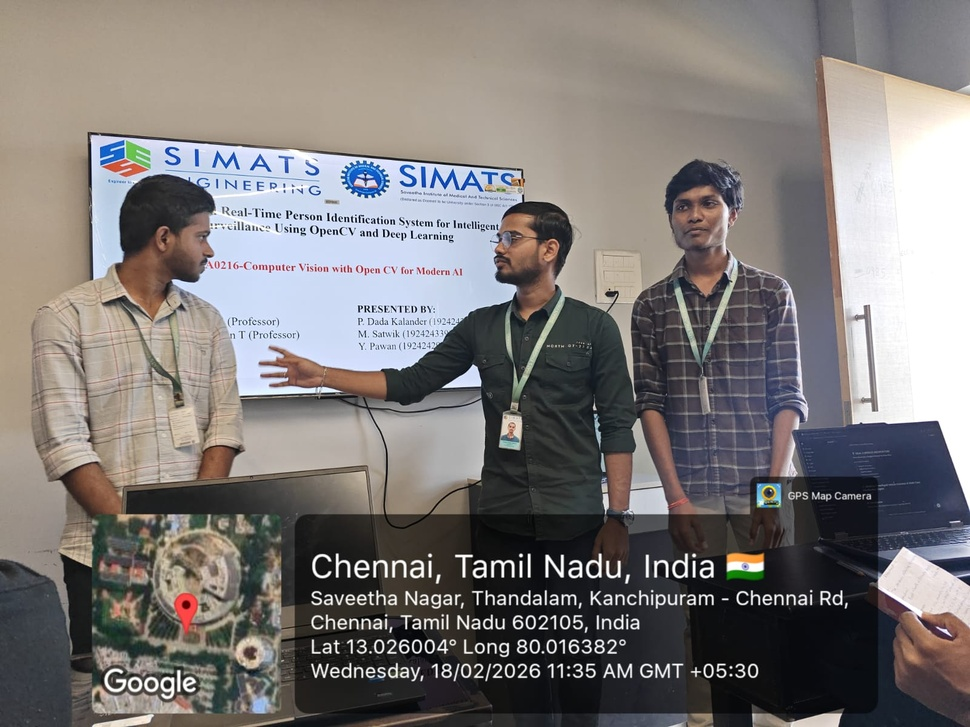
#> input picture CAPESTONE PROJECT/Review Image.jpeg, 970 x 727 px, shrunk from 1600 x 1200 before the run, found by its file name
$ jupyter execute 'Activity 2 (2).ipynb'   (shell and % lines are left out)
#> lines starting #> are read from the running program, lines starting #| are printed output that depends on the picture; after the words box and inside, x2 and y2 are one past the last pixel; in counts of white or black regions, pixels touching at a corner belong together
[cell 1]
from google.colab import files
uploaded = files.upload()
#> the answer given: Review Image.jpeg

[cell 2]
import cv2
import numpy as np
import matplotlib.pyplot as plt

# Load uploaded image
image = cv2.imread(list(uploaded.keys())[0])
#> image is the input picture: shape (727, 970, 3); mean B, G, R 120.5, 121.9, 126.2

# Convert to grayscale
gray = cv2.cvtColor(image, cv2.COLOR_BGR2GRAY)
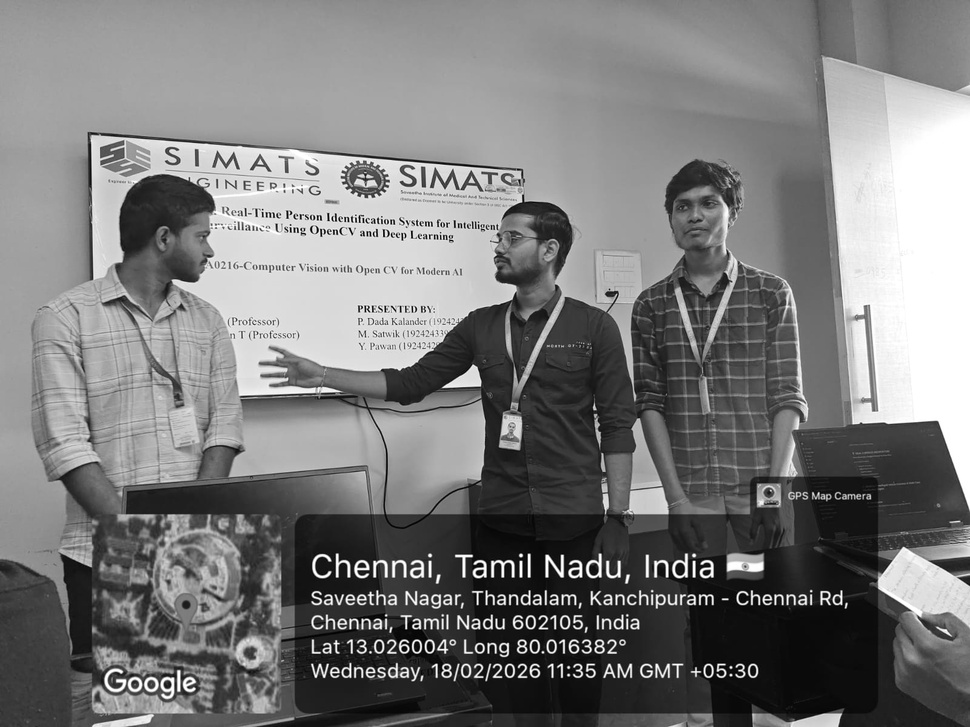
#> gray: shape (727, 970); min 0, max 255, mean 123

# Blur
blur = cv2.GaussianBlur(gray, (5, 5), 0)

# Edge detection
edges = cv2.Canny(blur, 100, 200)
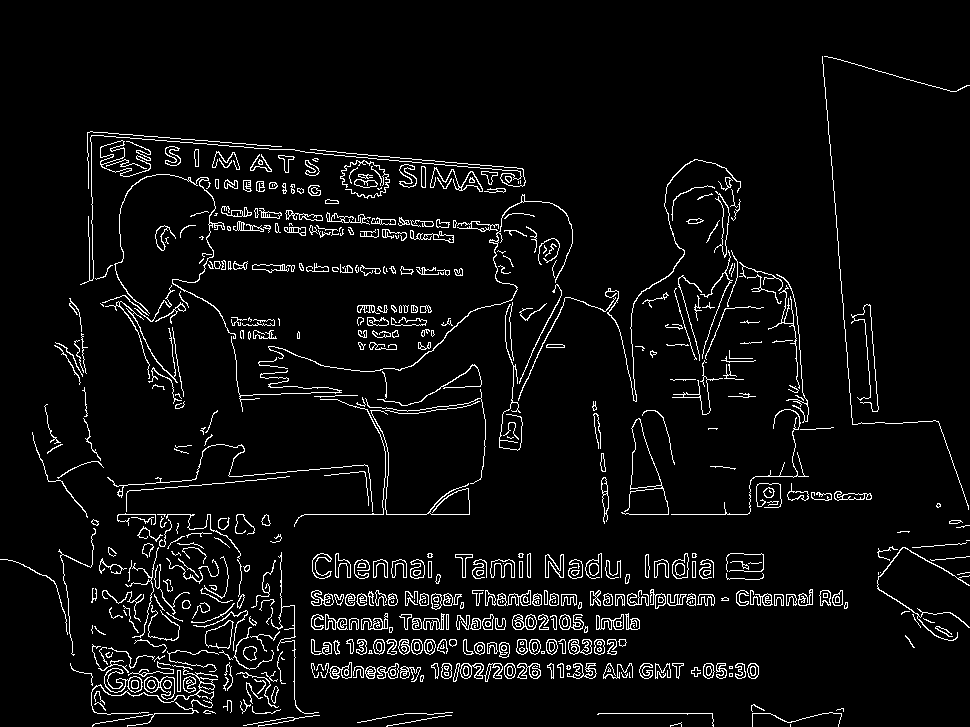
#> edges: shape (727, 970); 5.2% white in thin lines or dots

# Find contours
contours, hierarchy = cv2.findContours(edges, cv2.RETR_EXTERNAL, cv2.CHAIN_APPROX_SIMPLE)
#> contours = 523 contours, 291 with area under 20; largest, box (x1, y1, x2, y2) and area: (621, 418, 669, 515) 1192, (205, 620, 234, 649) 518, (377, 364, 482, 406) 478, (144, 676, 175, 700) 438, (104, 668, 143, 693) 404

# Blank image for contours
contour_image = np.zeros_like(image)

# Draw contours
cv2.drawContours(contour_image, contours, -1, (0, 255, 0), 2)
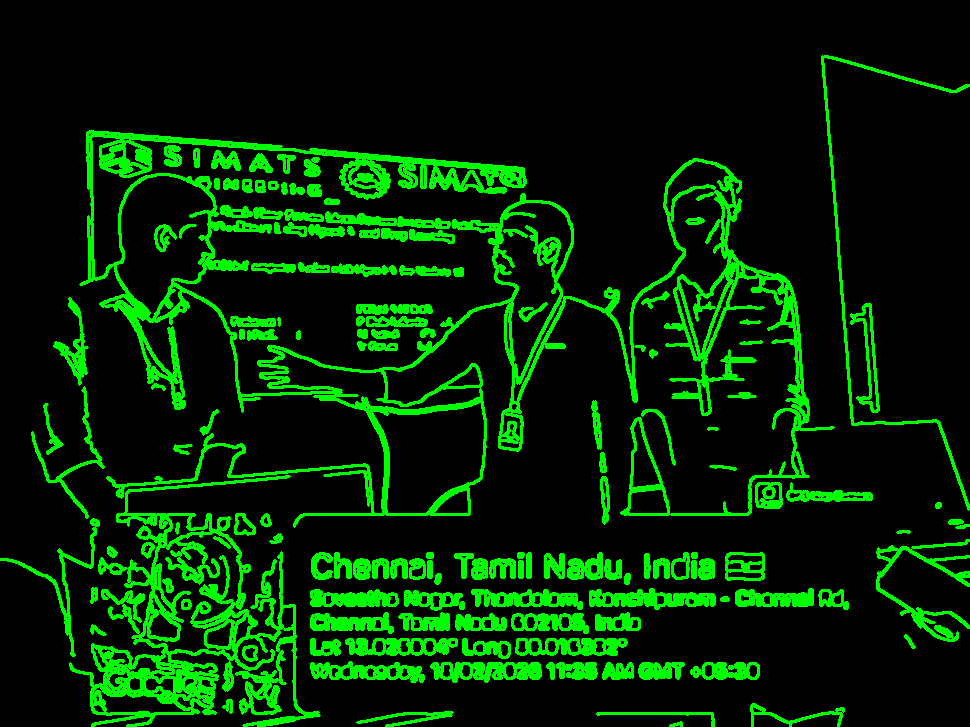
#> contour_image: shape (727, 970, 3); mean of channels 0, 1, 2 0, 38.1, 0; drawn as B, G, R

# Overlay contours on original
overlay = image.copy()
cv2.drawContours(overlay, contours, -1, (255, 0, 0), 2)
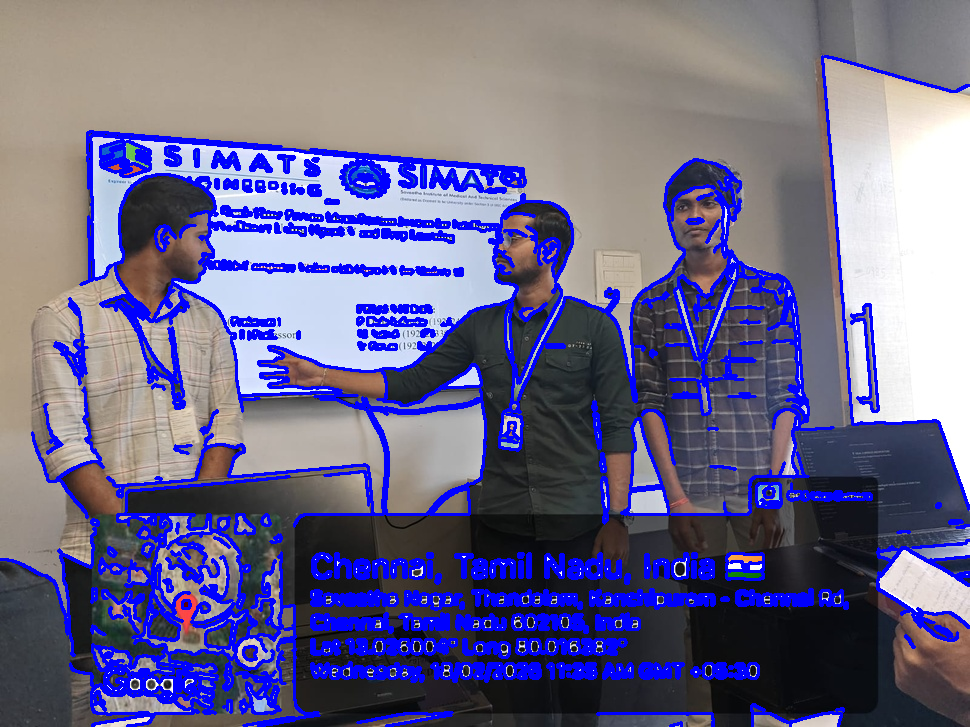
#> overlay: shape (727, 970, 3); 14.96% of pixels changed, all inside (x1, y1, x2, y2) = (0, 55, 970, 727)

# Display results
plt.figure(figsize=(12,4))

plt.subplot(1,4,1)
plt.title("Original")
plt.imshow(cv2.cvtColor(image, cv2.COLOR_BGR2RGB))
plt.axis("off")

plt.subplot(1,4,2)
plt.title("Edges")
plt.imshow(edges, cmap="gray")
plt.axis("off")

plt.subplot(1,4,3)
plt.title("Contours")
plt.imshow(cv2.cvtColor(contour_image, cv2.COLOR_BGR2RGB))
plt.axis("off")

plt.subplot(1,4,4)
plt.title("Overlay")
plt.imshow(cv2.cvtColor(overlay, cv2.COLOR_BGR2RGB))
plt.axis("off")

plt.show()
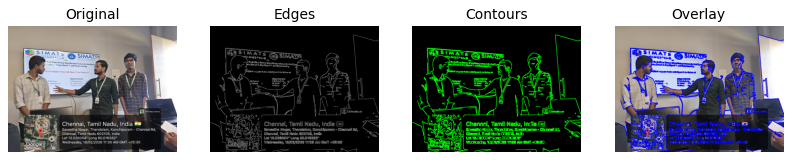
#> figure drawn by matplotlib, 4 panels
